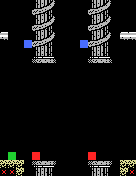

This game map was drawn from its Tiled (.tmx) file and the tilesets committed beside it. A one-line description and the full map source follow:
An orthogonal 17x22 tile map with 8x8 px tiles, 1 tile layer (Tile Layer 1).

<map version="1.2" tiledversion="1.3.2" orientation="orthogonal" renderorder="right-down" compressionlevel="0" width="17" height="22" tilewidth="8" tileheight="8" infinite="0" nextlayerid="2" nextobjectid="1">
 <tileset firstgid="1" name="temple-tiles" tilewidth="8" tileheight="8" tilecount="256" columns="16">
  <image source="temple-tiles.png" width="128" height="128" />
 </tileset>
 <layer id="1" name="Tile Layer 1" width="17" height="22">
  <data encoding="csv">
1,1,1,1,8,33,34,1,1,1,1,8,33,34,1,1,1,
1,1,1,1,35,36,37,1,1,1,1,35,36,37,1,1,1,
1,1,1,1,8,33,34,1,1,1,1,8,33,34,1,1,1,
1,1,1,1,35,36,37,1,1,1,1,35,36,37,1,1,1,
16,1,1,1,8,33,34,1,1,1,1,8,33,34,1,16,16,
1,1,1,255,35,36,37,1,1,1,255,35,36,37,1,1,1,
1,1,1,1,8,9,10,1,1,1,1,8,9,10,1,1,1,
1,1,1,1,5,6,7,1,1,1,1,5,6,7,1,1,1,
1,1,1,1,1,1,1,1,1,1,1,1,1,1,1,1,1,
1,1,1,1,1,1,1,1,1,1,1,1,1,1,1,1,1,
1,1,1,1,1,1,1,1,1,1,1,1,1,1,1,1,1,
1,1,1,1,1,1,1,1,1,1,1,1,1,1,1,1,1,
1,1,1,1,1,1,1,1,1,1,1,1,1,1,1,1,1,
1,1,1,1,1,1,1,1,1,1,1,1,1,1,1,1,1,
1,1,1,1,1,1,1,1,1,1,1,1,1,1,1,1,1,
1,1,1,1,1,1,1,1,1,1,1,1,1,1,1,1,1,
1,1,1,1,1,1,1,1,1,1,1,1,1,1,1,1,1,
1,1,1,1,1,1,1,1,1,1,1,1,1,1,1,1,1,
1,1,1,1,1,1,1,1,1,1,1,1,1,1,1,1,1,
1,256,1,1,254,1,1,1,1,1,1,254,1,1,1,1,1,
3,3,3,1,11,12,13,1,1,1,1,11,12,13,1,3,3,
253,253,3,1,8,9,10,1,1,1,1,8,9,10,1,3,253
</data>
 </layer>
</map>
